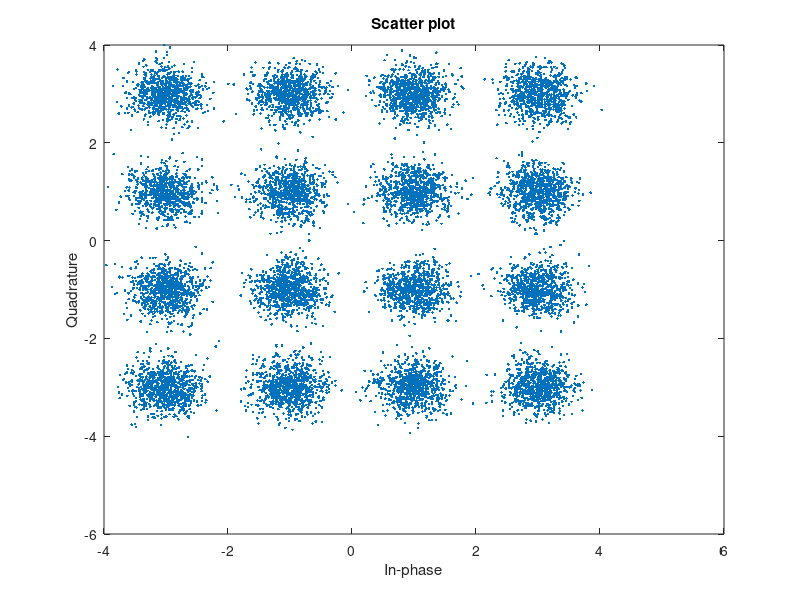
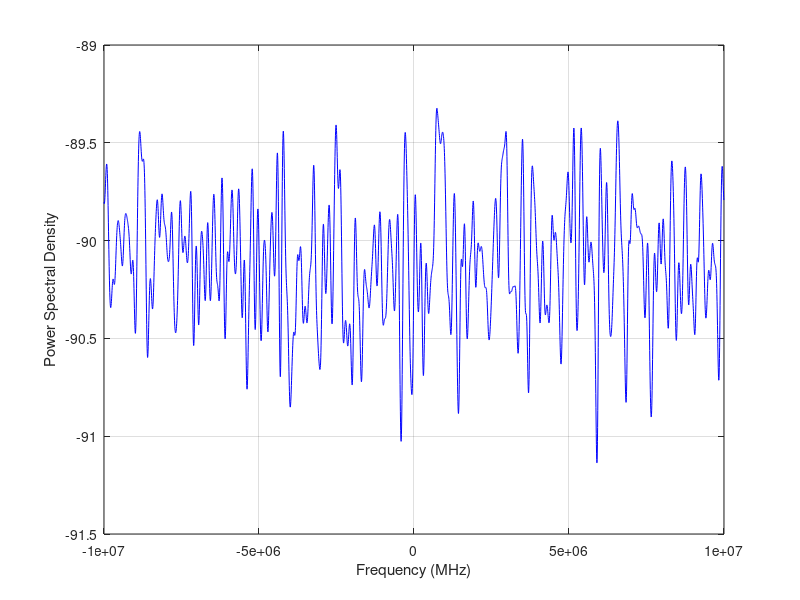

Reproduce these figures in MATLAB, in order.
M = 16; % Modulation order
k = log2(M); % Number of bits per symbol
n = 51200; % Number of data samples

data = randi([0 1], n, 1); % n samples

dataInput = reshape(data, length(data) / k, k);
dataSym = bi2de(dataInput);
dataMod = qammod(dataSym, M);

dataParallel = reshape(dataMod, 512, []); % Serial to parallel
dataOFDMmod = ifft(dataParallel, 512, 1);  % IFFT
txData = reshape(dataOFDMmod, [], 1);
dataChannel = awgn(txData, 18, 'measured'); % SNR = 18 dB
rxData = reshape(dataChannel, 512, []);
dataOFDMdemod = fft(rxData, 512, 1); % FFT
dataSerial = reshape(dataOFDMdemod, 1, []); % Parallel to Serial
scatterplot(dataSerial);
dataDemod = qamdemod(dataSerial, M)';

% calculate BER
recdataSym = de2bi(dataDemod);
recdata = reshape(recdataSym, [], 1);
[numerr, ber] = biterr(data, recdata);
fprintf("Bit Error Rate = %.6f\n", ber);

% Spectrum of Tx Signal
fs = 20000000;
[Pxx, W] = pwelch(txData', [], [], 4096, fs);
figure;
plot([-2048:2047] * fs / 4096, 10 * log10(fftshift(Pxx)), 'b');
grid;
hold on;
xlabel('Frequency (MHz)');
ylabel('Power Spectral Density');
hold off;
